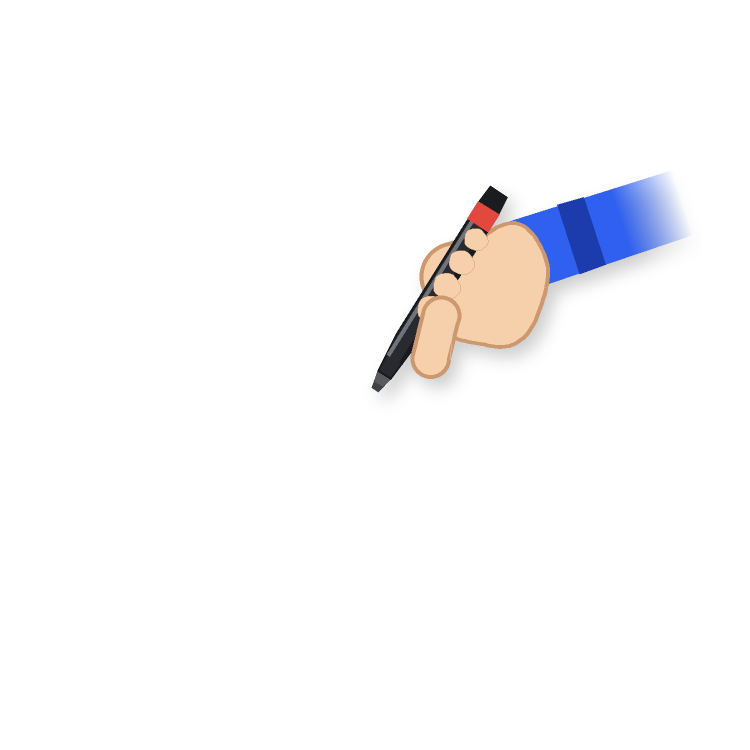
#> input picture apprelab-whiteboard-pitch/assets/hand.png, 1500 x 1500 px (shown at 1/2 size); its folder holds only this picture in this run
$ python render.py
#> lines starting #> are read from the running program, lines starting #| are printed output that depends on the picture
### apprelab-whiteboard-pitch/hand.py
#!/usr/bin/env python3
"""Marker-hand sprite for the Apprelab whiteboard animation.

Flat whiteboard-explainer style: the marker is drawn complete and in front of the
hand, so there is never any doubt what is being held. A fist blob sits behind the
barrel with four finger pads wrapping over its near edge and a stubby thumb
crossing lower down; the arm runs off to the right into a sleeve that fades out.
TIP (rotation centre used by render.py) is the marker's nib.
"""
import math, os, os
import numpy as np
from PIL import Image, ImageDraw, ImageFilter

SPRITE = (1500, 1500)
TIP = (750, 780)


def load(path):
    """Return the hand sprite as RGBA (regenerating it if missing)."""
    if not os.path.exists(path):
        make_hand(path)
    return Image.open(path).convert("RGBA")
#> returned value is the input picture: PIL image 1500x1500 RGBA; mean R, G, B, A 7.3, 6.9, 8.5, 12.1
ANGLE = -58.0
LW = 8

SKIN, SKIN_D = (246, 208, 171), (205, 152, 110)
MARK, MARK_L, MARK_D, NIB = (40, 42, 47), (112, 116, 122), (24, 26, 30), (88, 90, 94)
RED, SLEEVE, SLEEVE_D = (226, 72, 61), (48, 96, 240), (28, 60, 174)

_u = (math.cos(math.radians(ANGLE)), math.sin(math.radians(ANGLE)))
_n = (-_u[1], _u[0])
P = lambda a, q=0.0: (TIP[0] + _u[0] * a + _n[0] * q, TIP[1] + _u[1] * a + _n[1] * q)
_wa = math.radians(ANGLE + 40)
WR = (math.cos(_wa), math.sin(_wa))
PA = (WR[1], -WR[0])


def _poly(d, pts, fill, outline=None, w=LW):
    d.polygon(pts, fill=fill, outline=outline, width=w if outline else 1)


# [76 lines left out: functions _caps, _blob, make_hand, not called in this run]


# [7 lines that do not run on import are left out]

### apprelab-whiteboard-pitch/render.py
#!/usr/bin/env python3
"""Whiteboard animation (10 s, 1920x1080, 30 fps) pitching apprelab.com to a mentor.

Ink is drawn progressively ("written") onto a persistent layer; a marker hand
sprite follows the pen tip. Frames are piped straight into ffmpeg (no PNG dump),
then the beat-synced narration from make_audio.py is muxed in.

  python3 make_audio.py && python3 render.py [--hand-only]
"""
import json, math, os, random, subprocess, sys
import numpy as np
from PIL import Image, ImageDraw, ImageFilter, ImageFont
import hand as h

ROOT = os.path.dirname(os.path.abspath(__file__))
A = lambda *p: os.path.join(ROOT, *p)
W, H, FPS, DUR = 1920, 1080, 30, 10.0
NF = int(round(DUR * FPS))
HAND_TIP = None  # set from hand.TIP once the sprite is loaded/scaled
HAND_FADE = 0.18
HAND_SCALE = 0.56  # shrink the sprite so the fist clears the top of frame at the title line
INK = (38, 41, 46)
RED = (226, 72, 61)
BLUE = (37, 99, 235)
F_MARKER = A("assets", "marker.ttf")
F_HAND = A("assets", "hand.ttf")
F_ARCH = A("assets", "arch.ttf")

# ---------------------------------------------------------------- ink helpers
# [35 lines left out: functions paste, jitter_path, not called in this run]


def _plen(pts):
    return sum(math.dist(pts[i], pts[i + 1]) for i in range(len(pts) - 1))


def wavy(p0, p1, amp=2.0, seed=1):
    return jitter_path([p0, p1], amp, seed, samples=max(20, int(math.dist(p0, p1) / 10)))


# [21 lines left out: functions rect_path, ellipse_path, not called in this run]


def check_path(x, y, h, seed=5):
    return jitter_path([(x, y - h * 0.55), (x + h * 0.36, y - h * 0.08), (x + h, y - h * 1.15)],
                       1.2, seed, samples=16)


class Base:
    def __init__(self, start, end):
        self.start, self.end = start, end
        self.dur = max(0.05, end - start)

    def prog(self, t):
        return min(1.0, max(0.0, (t - self.start) / self.dur))

    def active(self, t):
        return self.start <= t <= self.end


class TextEl(Base):
    """A hand-written text run: glyph tiles with per-glyph jitter, revealed by pen distance."""

    # [48 lines left out: functions __init__, update, pen, not called in this run]


class StrokeEl(Base):
    # [28 lines left out: functions __init__, _upto, update, not called in this run]

    def pen(self, t):
        sub = self._upto(self.prog(t) * self.total)
        return sub[-1]


# ---------------------------------------------------------------- hand sprite
# [89 lines left out: functions _rot, _ellipse_pts, _capsule, rotated_hand, build_scene, make_paper, not called in this run]


def main():
    hand_only = False
    sprite = h.load(A("assets", "hand.png"))
    global HAND_TIP
    if HAND_SCALE != 1.0:
        sprite = sprite.resize((int(sprite.width * HAND_SCALE), int(sprite.height * HAND_SCALE)), Image.LANCZOS)
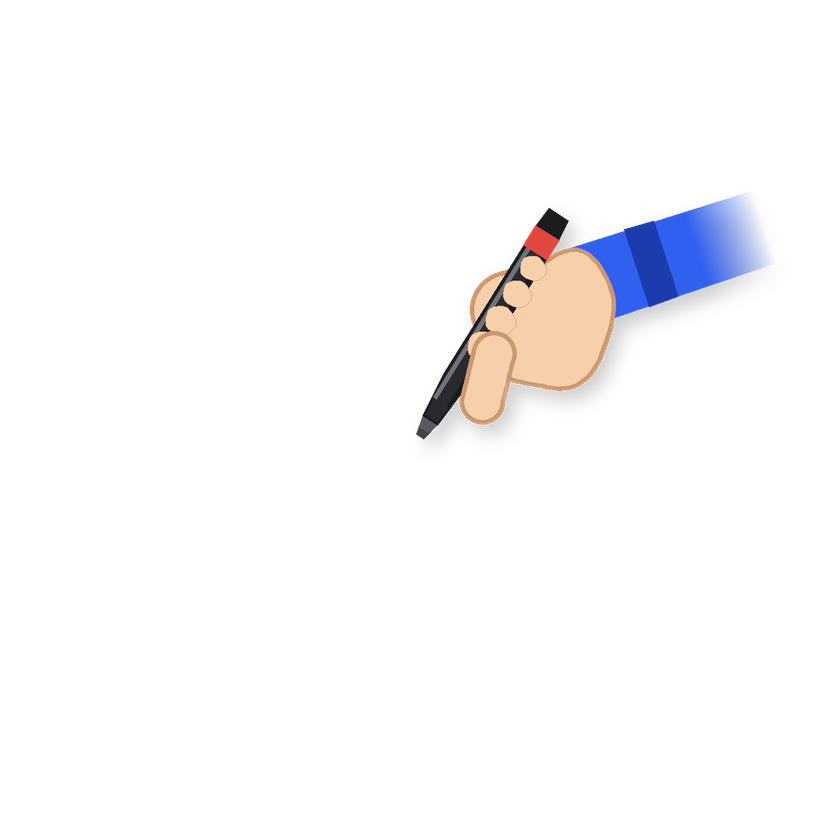
#> sprite: PIL image 840x840 RGBA; mean R, G, B, A 7.4, 7, 8.6, 12.1; transparent parts drawn white
        HAND_TIP = (h.TIP[0] * HAND_SCALE, h.TIP[1] * HAND_SCALE)
    if hand_only:
        print("hand sprite ->", A("assets", "hand.png"))
        return
#> (the run stopped early here; a loop or call above may not have finished)
